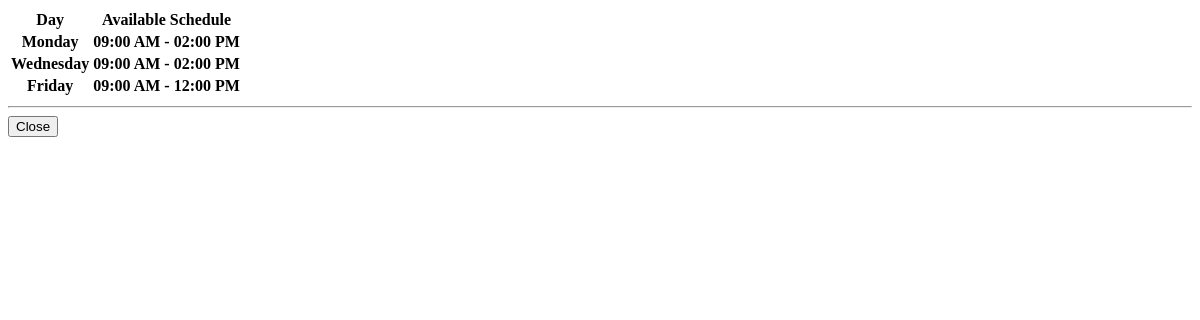
The app's page /view_doctor_schedule.php?id=1, older data.
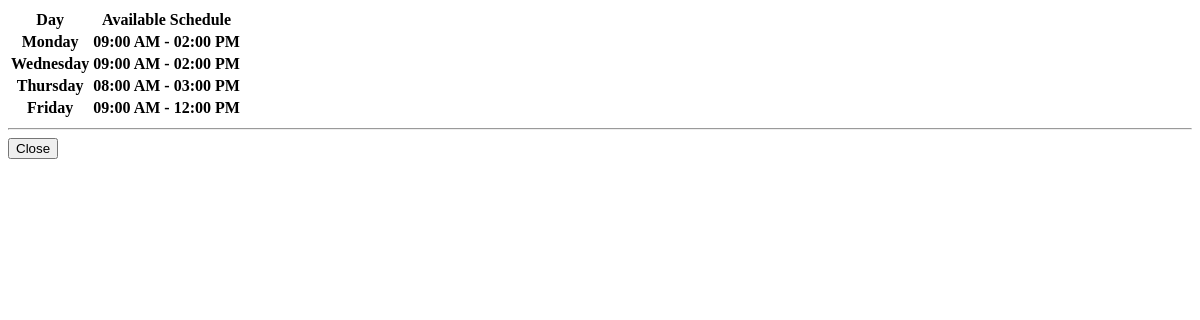
The same page, newer data.
### tables this page shows
CREATE TABLE `doctors_schedule` (
  `id` int(30) NOT NULL AUTO_INCREMENT,
  `doctor_id` int(30) NOT NULL,
  `day` varchar(20) NOT NULL,
  `time_from` time NOT NULL,
  `time_to` time NOT NULL,
  PRIMARY KEY (`id`)
);

### view_doctor_schedule.php (the view, shortened to what this page needs)
<?php
	include'admin/db_connect.php';
	$qry = $conn->query("SELECT * FROM doctors_schedule where doctor_id=".$_GET['id']);
?>
<div class="container-fluid">
	<div class="col-lg-12">
		<div class="row">
			<table class="table table-striped table-bordered">
				<thead>
					<tr>
						<th class="text-center">Day</th>
						<th class="text-center">Available Schedule</th>
					</tr>
				</thead>
				<tbody>
					<?php while($row=$qry->fetch_assoc()): ?>
					<tr>
						<th class="text-center"><?php echo $row['day'] ?></th>
						<th class="text-center"><?php echo date("h:i A",strtotime($row['time_from'])).' - '.date("h:i A",strtotime($row['time_to'])) ?></th>
					</tr>
					<?php endwhile; ?>
				</tbody>
			</table>
		</div>
	<hr>
		<div class="row">
			<button class="btn btn-secondary btn-sm col-md-4 offset-md-4 " type="button" data-dismiss="modal" id="">Close</button>
		</div>
	</div>
</div>

Row changes from the older to the newer data that the page shows:
added doctors_schedule: day "Thursday", time_from "08:00 AM", time_to "03:00 PM"
